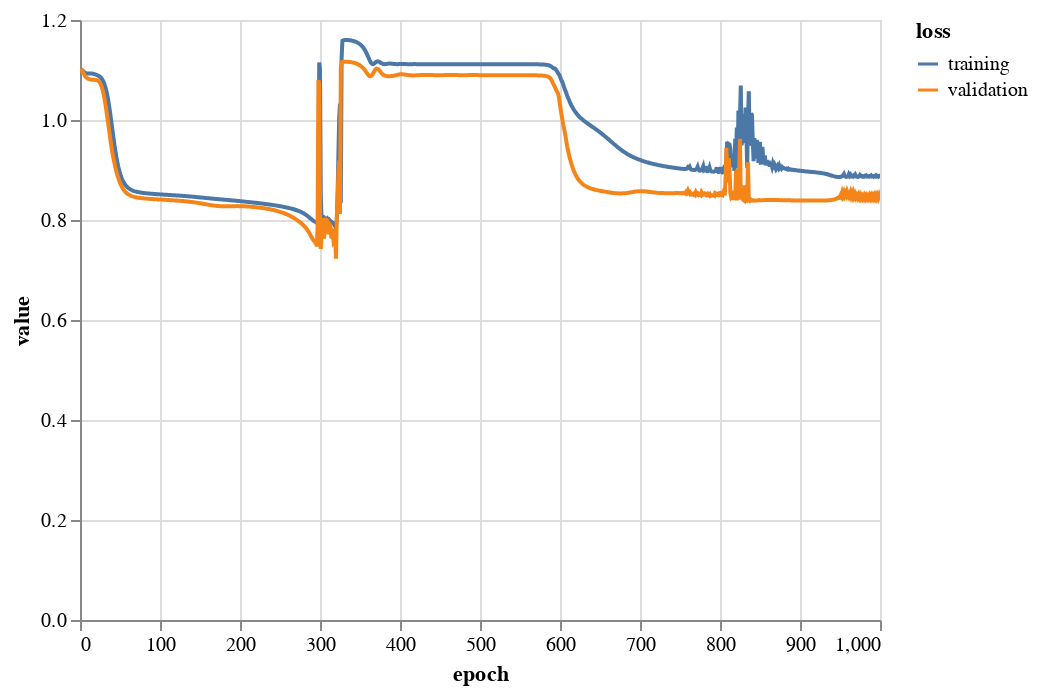

Notebook code cell kept with this figure:
### Code cell
import altair
import altair as alt

source = pd.DataFrame({
  'epoch': np.arange(nepochs)+1,
  'training': train_loss,
  'validation': val_loss
})

source = source.melt(id_vars='epoch')
source.columns = ['epoch','loss','value']

alt.Chart(source).mark_line().encode(
    x='epoch',
    y='value',
    color='loss'
).interactive()

### Figure 1 — Vega-Lite specification as saved in the notebook (floating-point values rounded to 4 significant figures; data arrays with more than 128 entries replaced by an {"elided": "..."} marker saying what was removed)
{"config": {"view": {"continuousWidth": 400, "continuousHeight": 300}}, "data": {"name": "data-804b7c7013841be94f281b1c42c96105"}, "mark": "line", "encoding": {"color": {"type": "nominal", "field": "loss"}, "x": {"type": "quantitative", "field": "epoch"}, "y": {"type": "quantitative", "field": "value"}}, "selection": {"selector001": {"type": "interval", "bind": "scales", "encodings": ["x", "y"]}}, "$schema": "https://vega.github.io/schema/vega-lite/v4.8.1.json", "datasets": {"data-804b7c7013841be94f281b1c42c96105": {"elided": "2000 records"}}}
